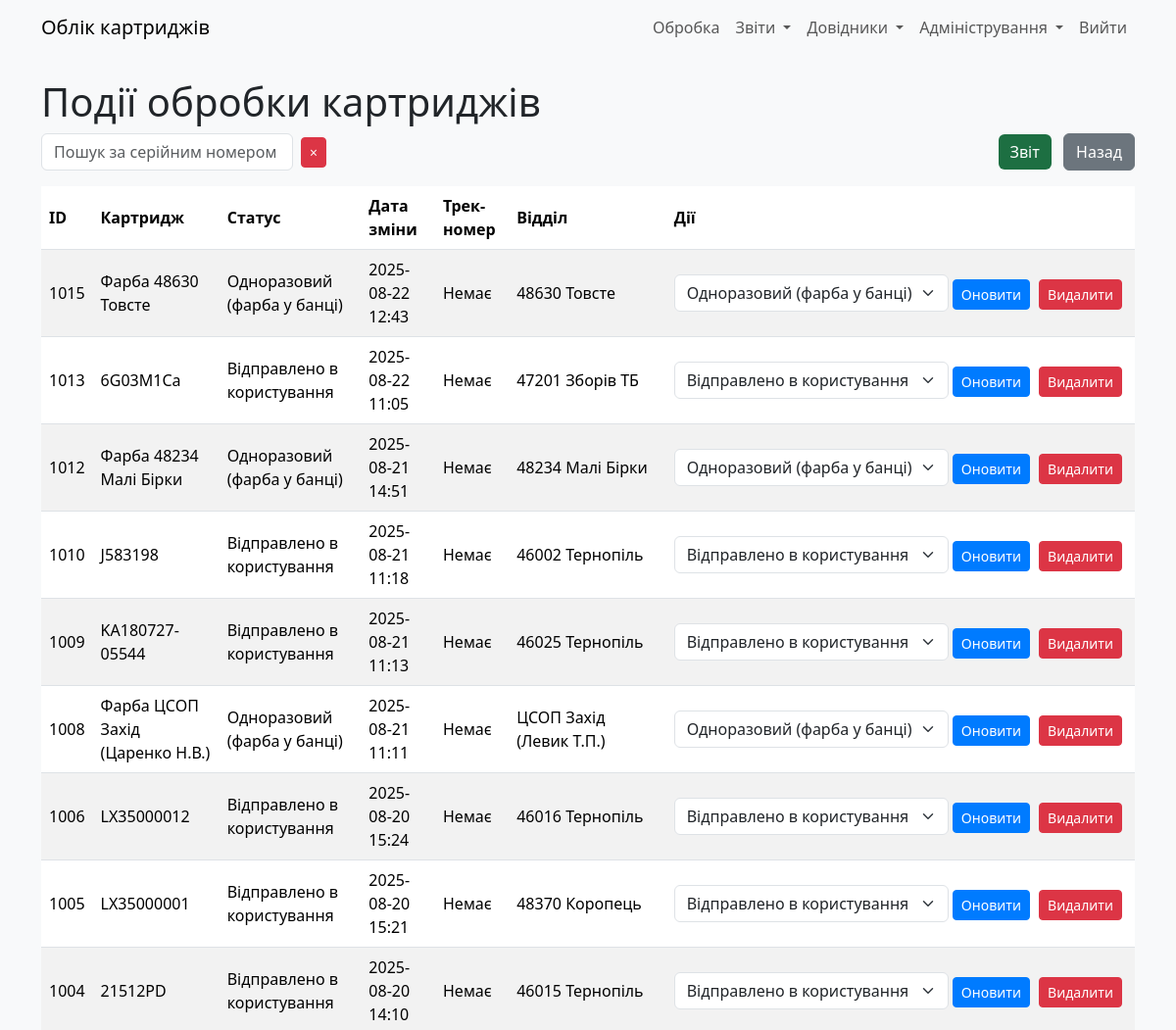
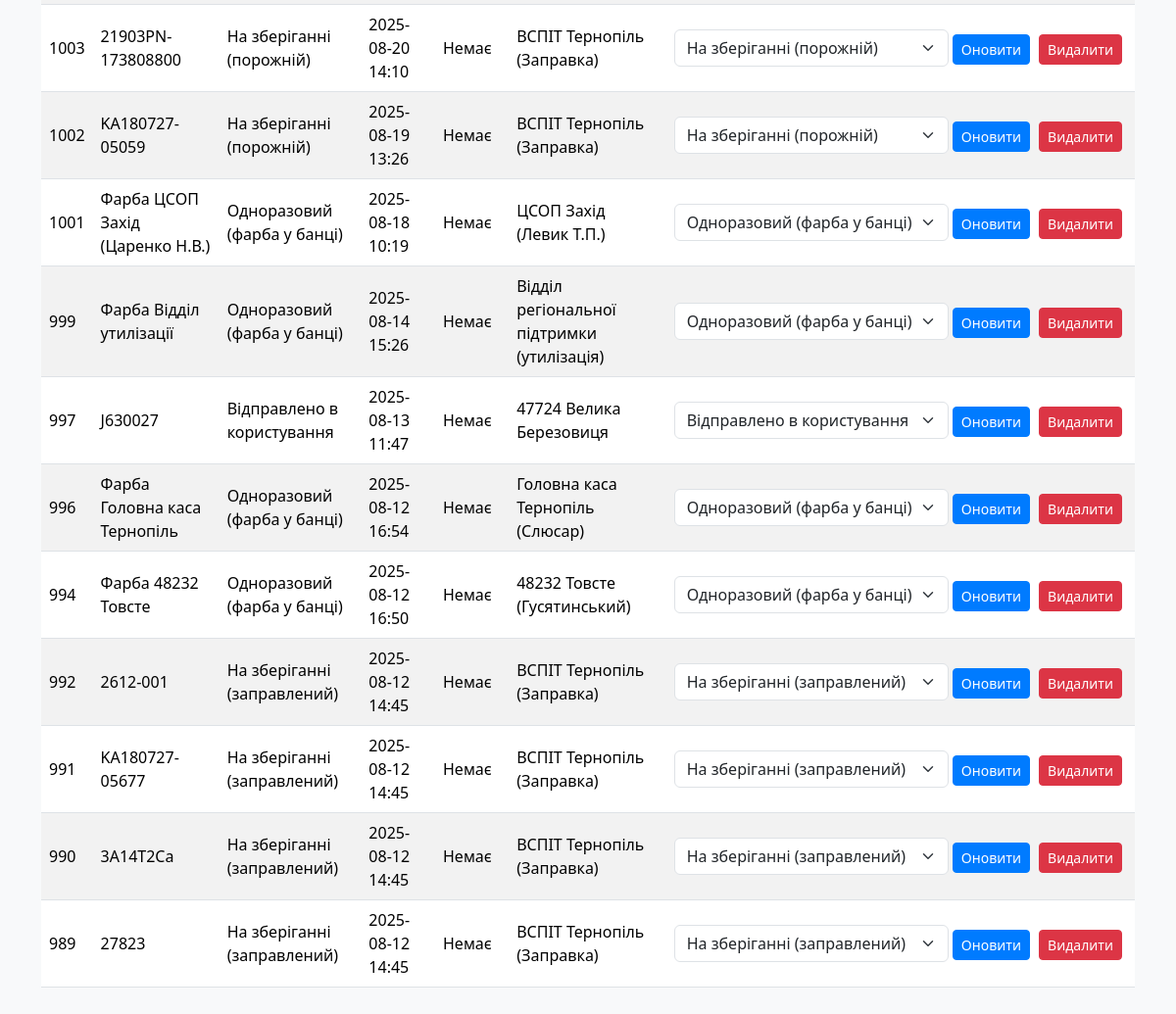
The app's page /cartridge_status (signed in) with its own data (2 pictures, top to bottom).
### models.py (models this page shows)
class CartridgeStatus(db.Model):
    __tablename__ = "cartrg_status"
    id: Mapped[int] = mapped_column(primary_key=True)
    cartridge_id = mapped_column(ForeignKey(Cartridges.id))
    device_id: Mapped[int] = mapped_column(ForeignKey(CustomerEquipment.id), nullable=True)
    status: Mapped[int] = mapped_column(Integer, server_default=literal(0))
    date_ofchange: Mapped[DateTime] = mapped_column(DateTime, server_default=func.now())
    parcel_track: Mapped[str] = mapped_column(String(13), nullable=True)
    exec_dept: Mapped[int] = mapped_column(ForeignKey(RefillDept.id))
    user_updated: Mapped[int] = mapped_column(ForeignKey(User.id))
    time_updated: Mapped[DateTime] = mapped_column(DateTime, server_default=func.now())
    __table_args__ = (
        Index('idx_cartridge_date', 'cartridge_id', 'date_ofchange'),  # Композитний індекс
        Index('idx_status', 'status'),                                 # Окремий індекс для status
        Index('idx_exec_dept', 'exec_dept'),                           # Окремий індекс для exec_dept
    )

class Cartridges(db.Model):
    __tablename__ = "cartridges"
    id: Mapped[int] = mapped_column(primary_key=True)
    serial_num: Mapped[str] = mapped_column(String(255), server_default="N/A")
    use_counter: Mapped[int] = mapped_column(Integer, nullable=False, default=-1)
    in_printer: Mapped[int] = mapped_column(ForeignKey(CustomerEquipment.id), nullable=True)
    cartridge_model: Mapped[str] = mapped_column(String(255), nullable=True)  # Застаріле. Не використовувати!
    cartrg_model_id: Mapped[int] = mapped_column(ForeignKey(CartridgeModel.id), default=1)
    user_updated: Mapped[int] = mapped_column(ForeignKey(User.id))
    time_updated: Mapped[DateTime] = mapped_column(DateTime, server_default=func.now())
    curr_status: Mapped[int] = mapped_column(Integer, nullable=False, default=0)
    curr_dept: Mapped[int] = mapped_column(Integer, nullable=False, default=0)
    curr_parcel_track: Mapped[str] = mapped_column(String(13), nullable=True)

class RefillDept(db.Model):
    __tablename__ = "refill_dept"
    id: Mapped[int] = mapped_column(primary_key=True)
    deptname: Mapped[str] = mapped_column(String(30))
    dept_description: Mapped[str] = mapped_column(String(255))
    addr1: Mapped[str] = mapped_column(String(255))
    addr2: Mapped[str] = mapped_column(String(255))
    addr3: Mapped[str] = mapped_column(String(255))
    addr4: Mapped[str] = mapped_column(String(255))
    addr5: Mapped[str] = mapped_column(String(255))
    dept_description: Mapped[str] = mapped_column(String(255))  # Нове поле
    is_exec: Mapped[int] = mapped_column(Integer, server_default=literal(0))
    user_updated: Mapped[int] = mapped_column(ForeignKey(User.id))
    time_updated: Mapped[DateTime] = mapped_column(DateTime, server_default=func.now())

### app.py (the view)
    def wrapper(*args, **kwargs):
        if current_user.role != 'admin':
            abort(403)
        return f(*args, **kwargs)

### app.py (called while the page is built)
@login_manager.user_loader
def load_user(user_id):
    return User.query.get(int(user_id))

def admin_required(f):
    def wrapper(*args, **kwargs):
        if current_user.role != 'admin':
            abort(403)
        return f(*args, **kwargs)
    wrapper.__name__ = f.__name__
    return wrapper

### templates/cartridge_status.html (shortened to what this page needs)
{% extends "base.html" %}
{% block content %}
    <h1>Події обробки картриджів</h1>
    <div class="mb-3 d-flex justify-content-between align-items-center">
        <div class="d-flex align-items-center">
            <input type="text" id="search" class="form-control" placeholder="Пошук за серійним номером" value="{{ search|escape }}" style="max-width: 400px;">
            <button id="clear-search" class="btn btn-danger btn-sm ms-2" title="Очистити пошук">
                <span>×</span>
            </button>
        </div>
        <div>
            <a href="{{ url_for('export_cartridge_events') }}" class="btn btn-excel me-2">Звіт</a>
            <a href="{{ url_for('index') }}" class="btn btn-secondary">Назад</a>
        </div>
    </div>
    <table class="table table-striped" id="status-table">
        <thead>
            <tr>
                <th>ID</th>
                <th>Картридж</th>
                <th>Статус</th>
                <th>Дата зміни</th>
                <th>Трек-номер</th>
                <th>Відділ</th>
                <th>Дії</th>
            </tr>
        </thead>
        <tbody id="status-table-body">
            {% for status, serial_num, deptname in statuses %}
            <tr>
                <td>{{ status.id }}</td>
                <td>{{ serial_num }}</td>
                <td>{{ {0: 'Не вказано', 1: 'На зберіганні (порожній)', 2: 'Відправлено в користування', 3: 'Відправлено на заправку', 4: 'Непридатний (списаний)', 5: 'Одноразовий (фарба у банці)', 6: 'На зберіганні (заправлений)', 7: 'Втрачений'}[status.status] }}</td>
                <td>{{ status.date_ofchange.strftime('%Y-%m-%d %H:%M') }}</td>
                <td>{{ status.parcel_track or 'Немає' }}</td>
                <td>{{ deptname }}</td>
                <td class="actions-column">
                    <form action="{{ url_for('update_status', status_id=status.id) }}" method="POST" class="d-inline">
                        <select name="status" class="form-select d-inline w-auto">
                            <option value="1" {% if status.status == 1 %}selected{% endif %}>На зберіганні (порожній)</option>
                            <option value="2" {% if status.status == 2 %}selected{% endif %}>Відправлено в користування</option>
                            <option value="5" {% if status.status == 5 %}selected{% endif %}>Одноразовий (фарба у банці)</option>
                            <option value="6" {% if status.status == 6 %}selected{% endif %}>На зберіганні (заправлений)</option>
                        </select>
                        <button type="submit" class="btn btn-primary btn-sm">Оновити</button>
                    </form>
                    <form action="{{ url_for('delete_status', status_id=status.id) }}" method="POST" class="d-inline" onsubmit="return confirm('Ви впевнені, що хочете видалити цей статус?');">
                        <button type="submit" class="btn btn-danger btn-sm">Видалити</button>
                    </form>
                </td>
            </tr>
            {% endfor %}
        </tbody>
    </table>
{% endblock %}

### templates/base.html (shortened to what this page needs)
<!DOCTYPE html>
<html lang="uk">
<head>
    <link rel="stylesheet" href="{{ url_for('static', filename='css/bootstrap.min.css') }}">
    <link rel="stylesheet" href="{{ url_for('static', filename='css/style.css') }}">
</head>
<body>
    <nav class="navbar navbar-expand-lg navbar-light bg-light">
        <div class="container">
            <a class="navbar-brand" href="{{ url_for('index') }}">Облік картриджів</a>
            <div class="collapse navbar-collapse" id="navbarNav">
                <ul class="navbar-nav ms-auto">
                    {% if current_user.is_authenticated %}
                        <li class="nav-item">
                            <a class="nav-link" href="{{ url_for('mass_input') }}">Обробка</a>
                        </li>
                        <li class="nav-item dropdown">
                            <a class="nav-link dropdown-toggle" href="#" id="navbarDropdownReports" role="button" data-bs-toggle="dropdown" aria-expanded="false">
                                Звіти
                            </a>
                        </li>
                        <li class="nav-item dropdown">
                            <a class="nav-link dropdown-toggle" href="#" id="navbarDropdownRefs" role="button" data-bs-toggle="dropdown" aria-expanded="false">
                                Довідники
                            </a>
                        </li>
                        <li class="nav-item dropdown">
                            <a class="nav-link dropdown-toggle" href="#" id="navbarDropdownStats" role="button" data-bs-toggle="dropdown" aria-expanded="false">
                                Адміністрування
                            </a>
                        </li>
                        <li class="nav-item">
                            <a class="nav-link" href="{{ url_for('logout') }}">Вийти</a>
                        </li>
                    {% else %}
                        <li class="nav-item">
                            <a class="nav-link" href="{{ url_for('login') }}">Увійти</a>
                        </li>
                    {% endif %}
                </ul>
            </div>
        </div>
    </nav>
    <div class="container mt-4">
        {% block content %}{% endblock %}
    </div>
</body>
</html>

### static/css/style.css (style rules this page uses)
body { background-color: #f8f9fa; }
.table th, .table td { vertical-align: middle; }
.form-control, .form-select { max-width: 300px; }
.btn-sm { margin-right: 5px; }
.navbar-nav .nav-link { padding-left: 10px; padding-right: 10px; }
.btn-primary { background-color: #007bff; border-color: #007bff; }
.btn-secondary { background-color: #6c757d; border-color: #6c757d; }

### templates/cartridge_status.html (style rules this page uses)
.actions-column { white-space: nowrap; vertical-align: middle; }
#clear-search { padding: 0.25rem 0.5rem; }
.btn-excel { background-color: #1D6F42; color: white; border: none; }

### records on screen
CartridgeStatus: id "1015", serial_num "Фарба 48630 Товсте", status "Одноразовий (фарба у банці)", date_ofchange "2025-08-22 12:43", parcel_track "Немає", deptname "48630 Товсте"
CartridgeStatus: id "1013", serial_num "6G03M1Ca", status "Відправлено в користування", date_ofchange "2025-08-22 11:05", parcel_track "Немає", deptname "47201 Зборів ТБ"
CartridgeStatus: id "1012", serial_num "Фарба 48234 Малі Бірки", status "Одноразовий (фарба у банці)", date_ofchange "2025-08-21 14:51", parcel_track "Немає", deptname "48234 Малі Бірки"
CartridgeStatus: id "1010", serial_num "J583198", status "Відправлено в користування", date_ofchange "2025-08-21 11:18", parcel_track "Немає", deptname "46002 Тернопіль"
CartridgeStatus: id "1009", serial_num "KA180727-05544", status "Відправлено в користування", date_ofchange "2025-08-21 11:13", parcel_track "Немає", deptname "46025 Тернопіль"
CartridgeStatus: id "1008", serial_num "Фарба ЦСОП Захід (Царенко Н.В.)", status "Одноразовий (фарба у банці)", date_ofchange "2025-08-21 11:11", parcel_track "Немає", deptname "ЦСОП Захід (Левик Т.П.)"
CartridgeStatus: id "1006", serial_num "LX35000012", status "Відправлено в користування", date_ofchange "2025-08-20 15:24", parcel_track "Немає", deptname "46016 Тернопіль"
CartridgeStatus: id "1005", serial_num "LX35000001", status "Відправлено в користування", date_ofchange "2025-08-20 15:21", parcel_track "Немає", deptname "48370 Коропець"
CartridgeStatus: id "1004", serial_num "21512PD", status "Відправлено в користування", date_ofchange "2025-08-20 14:10", parcel_track "Немає", deptname "46015 Тернопіль"
CartridgeStatus: id "1003", serial_num "21903PN-173808800", status "На зберіганні (порожній)", date_ofchange "2025-08-20 14:10", parcel_track "Немає", deptname "ВСПІТ Тернопіль (Заправка)"
CartridgeStatus: id "1002", serial_num "KA180727-05059", status "На зберіганні (порожній)", date_ofchange "2025-08-19 13:26", parcel_track "Немає", deptname "ВСПІТ Тернопіль (Заправка)"
CartridgeStatus: id "1001", serial_num "Фарба ЦСОП Захід (Царенко Н.В.)", status "Одноразовий (фарба у банці)", date_ofchange "2025-08-18 10:19", parcel_track "Немає", deptname "ЦСОП Захід (Левик Т.П.)"
CartridgeStatus: id "999", serial_num "Фарба Відділ утилізації", status "Одноразовий (фарба у банці)", date_ofchange "2025-08-14 15:26", parcel_track "Немає", deptname "Відділ регіональної підтримки (утилізація)"
CartridgeStatus: id "997", serial_num "J630027", status "Відправлено в користування", date_ofchange "2025-08-13 11:47", parcel_track "Немає", deptname "47724 Велика Березовиця"
CartridgeStatus: id "996", serial_num "Фарба Головна каса Тернопіль", status "Одноразовий (фарба у банці)", date_ofchange "2025-08-12 16:54", parcel_track "Немає", deptname "Головна каса Тернопіль (Слюсар)"
CartridgeStatus: id "994", serial_num "Фарба 48232 Товсте", status "Одноразовий (фарба у банці)", date_ofchange "2025-08-12 16:50", parcel_track "Немає", deptname "48232 Товсте (Гусятинський)"
CartridgeStatus: id "992", serial_num "2612-001", status "На зберіганні (заправлений)", date_ofchange "2025-08-12 14:45", parcel_track "Немає", deptname "ВСПІТ Тернопіль (Заправка)"
CartridgeStatus: id "991", serial_num "KA180727-05677", status "На зберіганні (заправлений)", date_ofchange "2025-08-12 14:45", parcel_track "Немає", deptname "ВСПІТ Тернопіль (Заправка)"
CartridgeStatus: id "990", serial_num "3A14T2Ca", status "На зберіганні (заправлений)", date_ofchange "2025-08-12 14:45", parcel_track "Немає", deptname "ВСПІТ Тернопіль (Заправка)"
CartridgeStatus: id "989", serial_num "27823", status "На зберіганні (заправлений)", date_ofchange "2025-08-12 14:45", parcel_track "Немає", deptname "ВСПІТ Тернопіль (Заправка)"
